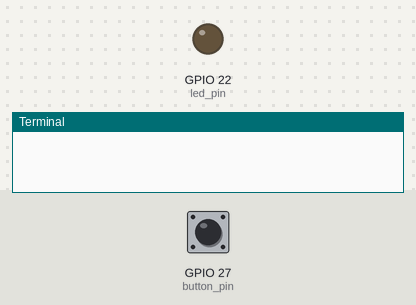
Simulated run of this program. Board: Raspberry Pi (BCM pin numbers). Shown: output pins drawn as LEDs (lit = HIGH), the last lines printed to the terminal. The test bench sets the inputs (shaded band); at power-on: GPIO 27 (button_pin) LOW.

Above: at 1.2 s.
1.3 s: GPIO 27 (button_pin) pulled HIGH for 0.15 s
At 2.5 s:
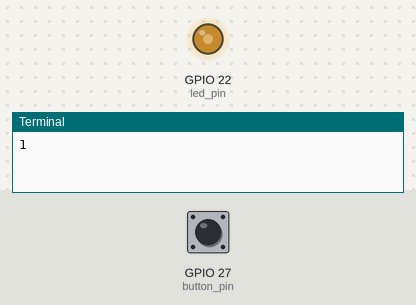
3.1 s: GPIO 27 (button_pin) pulled HIGH for 1 s
At 3.9 s:
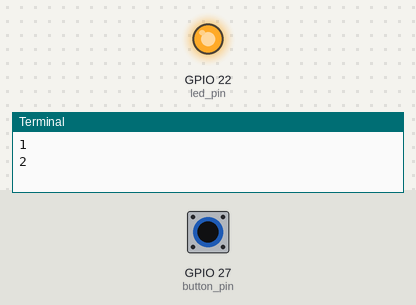
Timing chart, 0 to 6.1 s (numbered marks = the images above; inputs shaded):
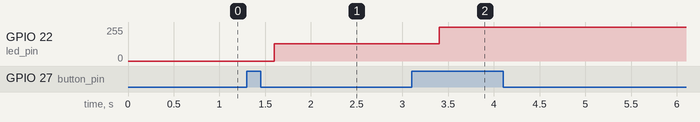

Measured:
- after the input at 1.3 s, GPIO 22 (led_pin): 0/255 → 128/255 after 0.30 s
- after the input at 3.1 s, GPIO 22 (led_pin): 128/255 → 255/255 after 0.30 s

The program:

test5.py
```python
# 문제 풀이5

# 라즈베리파이 보드의 GPIO 27번 핀으로 버튼 입력 받고
# GPIO 22번 핀으로 제어하는 LED 회로를 구성 하세요

# 버튼 입력은 외부 인터럽트 처리 or 반복문  사용하고 싶은거 사용

# 한번 누르면 LED 밝기 0%.
# 한번 더 누르면 LED 밝기 50%.
# 한번 더 누르면 LED 밝기 100%
# 한번 더 누르면 LED 밝기 0% … 1,2,3 반복

# 조건문으로 상태 변경 처리
import RPi.GPIO as GPIO
import time

button_pin = 27
led_pin = 22

GPIO.setmode(GPIO.BCM)

GPIO.setup(button_pin, GPIO.IN)
GPIO.setup(led_pin, GPIO.OUT)

pwm = GPIO.PWM(led_pin, 1000.0)
pwm.start(0.0) # 0.0 ~ 100.0

buttonInputPrev = False
cnt = 0

try:
  while True:
    buttonInput = GPIO.input(button_pin)
    if buttonInput and not buttonInputPrev:
      cnt = cnt + 1
      if cnt == 3:
        cnt = 0
      print(cnt)
      time.sleep(0.3) # delay
      if cnt == 0:
        pwm.ChangeDutyCycle(0)
      elif cnt == 1:
        pwm.ChangeDutyCycle(50)
      elif cnt == 2:
        pwm.ChangeDutyCycle(100)

    buttonInputPrev = buttonInput

except KeyboardInterrupt:
  pass

GPIO.cleanup()
```
